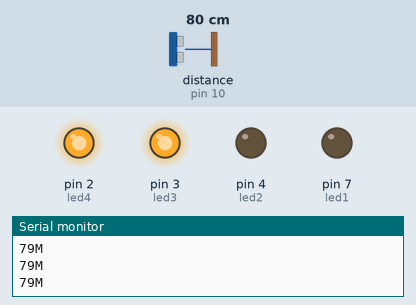
Simulated run of this sketch. Board: Arduino Uno, built with avr-gcc and run on an emulated ATmega328P. Shown: output pins drawn as LEDs (lit = HIGH), the last lines printed to the serial monitor. Wiring (inferred from the names in the program): ultrasonic range finder: trigger pin 9; echo pin 10. The inputs (shaded band) are chosen by the test bench; at power-on: distance to the obstacle (sensor on pin 10) 80 cm. The echo pulse lasts 58.3 µs per cm; pins used as bus, display or sensor lines are not drawn.

Above: at 1.2 s.
1.3 s: distance to the obstacle (sensor on pin 10) set to 16 cm
2.8 s: distance to the obstacle (sensor on pin 10) set to 12 cm
At 3.6 s:
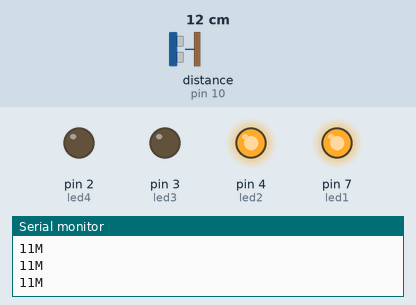
4.3 s: distance to the obstacle (sensor on pin 10) set to 18 cm
At 4.8 s:
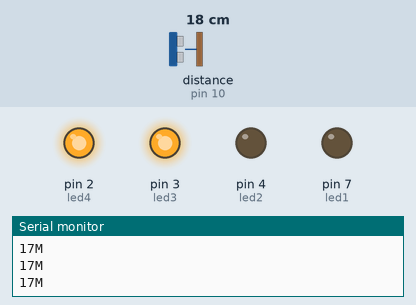
5.8 s: distance to the obstacle (sensor on pin 10) set to 4 cm
At 6.1 s:
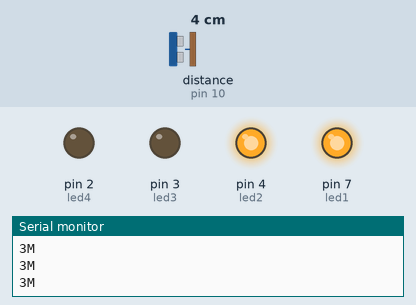
Timing chart, 0 to 8.3 s (numbered marks = the images above; inputs shaded):
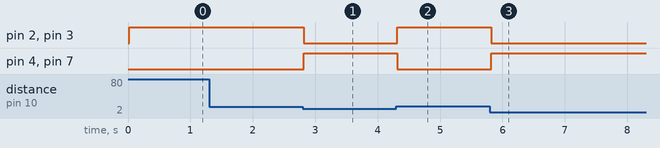

The sketch:

ultrasonic.ino
```cpp
int trigPin = 9;
int echoPin = 10;
int led1 = 7;
int led2= 4;
int led3 = 3;
int led4 = 2;

void setup() {
  Serial.begin(9600);
   pinMode(led1, OUTPUT);
   pinMode(led2, OUTPUT);
   pinMode(led3, OUTPUT);
   pinMode(led4, OUTPUT);
   pinMode(trigPin, OUTPUT);
  pinMode(echoPin, INPUT);
  // put your setup code here, to run once:

}

void loop() {
  long duration, distance;
  digitalWrite(trigPin,HIGH);
  delayMicroseconds(1000);
  digitalWrite(trigPin, LOW);
  duration=pulseIn(echoPin, HIGH);
  distance =(duration/2)/29.1;
  Serial.print(distance);
  Serial.println("M");
  delay(10);

 if((distance<=12))
  {
    digitalWrite(led1, HIGH);
    digitalWrite(led2, HIGH);
     digitalWrite(led3, LOW);
        digitalWrite(led4, LOW);

}
   else if(distance>10)
 {
    digitalWrite(led1, LOW);
      digitalWrite(led2, LOW);
       digitalWrite(led3, HIGH);
        digitalWrite(led4, HIGH);
   }
   else{
    digitalWrite(led1, LOW);
      digitalWrite(led2, LOW);
       digitalWrite(led3, LOW);
        digitalWrite(led4, LOW);
   }
}
```

Measured:
- the behaviour switches between 14 and 13 cm on distance to the obstacle (sensor on pin 10) (found by bisection; images 0 and 1)
- after the input at 2.8 s, pin 2 (led4), pin 3 (led3): HIGH → LOW at once; pin 4 (led2), pin 7 (led1): LOW → HIGH at once
- after the input at 4.3 s, pin 2 (led4), pin 3 (led3): LOW → HIGH at once; pin 4 (led2), pin 7 (led1): HIGH → LOW at once
- after the input at 5.8 s, pin 2 (led4), pin 3 (led3): HIGH → LOW at once; pin 4 (led2), pin 7 (led1): LOW → HIGH at once
